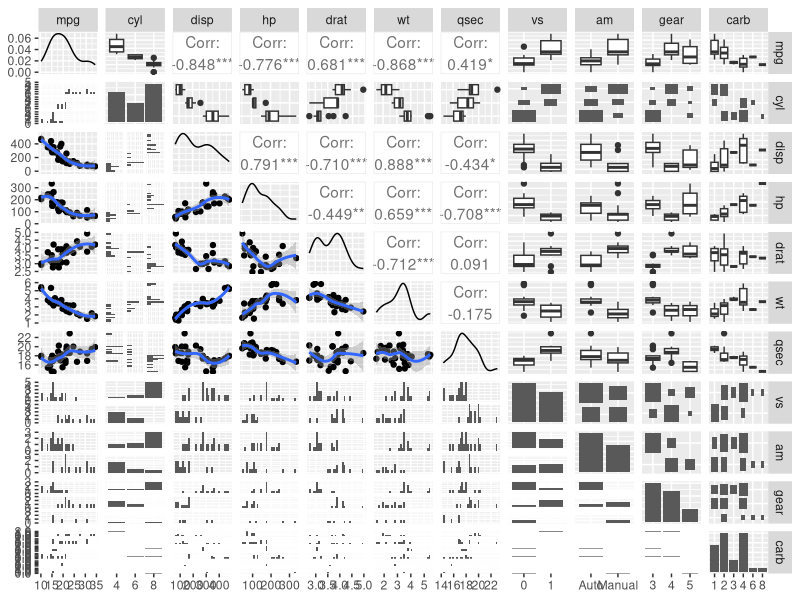

Here is the R script that generated this plot:
## ---- chunk 1
require(knitr)
opts_chunk$set(echo=TRUE, results="asis", warning=FALSE, message=FALSE)
## ---- chunk 2
data(mtcars)

mtcars$cyl <- as.factor(mtcars$cyl)
mtcars$vs <- as.factor(mtcars$vs)
mtcars$gear <- as.factor(mtcars$gear)
mtcars$carb <- as.factor(mtcars$carb)
mtcars$am <- factor(mtcars$am,labels=c('Auto','Manual'))

## ---- chunk 3
summary(mtcars)

## ---- chunk 4
fit<-lm(mpg~. , data=mtcars)
summary(fit)

summary(fit)$coef

## ---- chunk 5
fit.am.lm <- lm(mpg ~ am, data=mtcars)
summary(fit.am.lm)$coef

## ---- chunk 6
require(GGally)
require(ggplot2)
#g = ggpairs(mtcars, lower=list(continuous="smooth"),params=c(method="loess"))
#http://stackoverflow.com/questions/35085261/how-to-use-loess-method-in-ggallyggpairs-using-wrap-function
# Function to return points and geom_smooth
# allow for the method to be changed
my_fn <- function(data, mapping, method="loess", ...){
  p <- ggplot(data = data, mapping = mapping) +
    geom_point() +
    geom_smooth(method=method, ...)
  p
}

g = ggpairs(mtcars, lower=list(continuous=my_fn))

print(g)
## ---- chunk 7
gbp = ggplot(data=mtcars,aes(y=mpg,x=as.factor(am)))+
#    scale_fill_calc()+
    geom_boxplot(aes(fill=am),size=1,alpha=0.8)+
    theme(legend.position="none")+labs(x="Transmission",y="Miles per gallon")

## ---- chunk 8
knitr::kable(as.data.frame(summary(fit)$coef),longtable=T,
             caption="Coef of Interaction Model")
